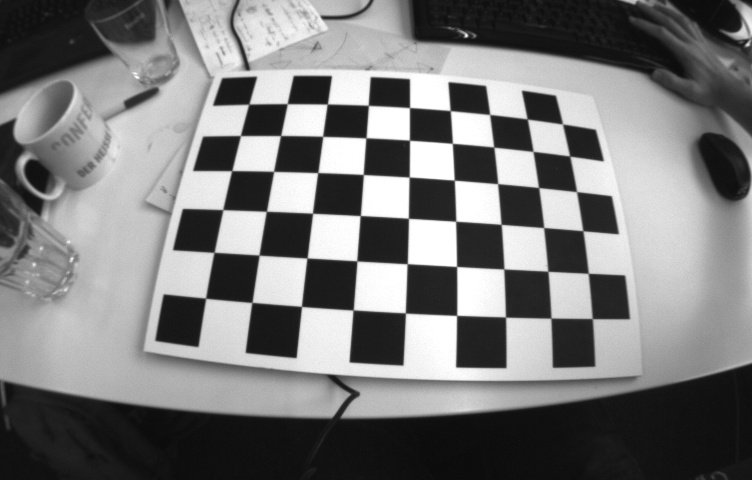
#> input picture Bai1/img_0001_dist.jpg, 752 x 480 px
$ python NEW.py
#> lines starting #> are read from the running program, lines starting #| are printed output that depends on the picture
import cv2
import numpy as np


K = np.loadtxt("./K.txt")
img2 = cv2.imread("./img_0001_dist.jpg")
#> img2 is the input picture: shape (480, 752, 3); min 11, max 255, mean 121.9
# Giả sử bạn đã có ảnh img2, ma trận K, k1, k2 và lưới tọa độ u, v của ảnh đích
h, w = img2.shape[:2]
#> h = 480; w = 752
k1 = -1.6774e-06
k2 = 2.5847e-12

# Tạo ảnh đầu ra trống (ảnh màu có 3 kênh)
img_new = np.zeros_like(img2)

# Lưới tọa độ đích u, v
u, v = np.meshgrid(np.arange(w), np.arange(h))

# Tính tọa độ méo (hoặc tính ngược lại tùy thuộc vào chiều bạn muốn làm)
r_exp2 = (u - K[0, 2]) ** 2 + (v - K[1, 2]) ** 2
distortion_factor = 1 + k1 * r_exp2 + k2 * (r_exp2 ** 2)
u_d = (u - K[0, 2]) * distortion_factor + K[0, 2]
v_d = (v - K[1, 2]) * distortion_factor + K[1, 2]

# Duyệt qua từng pixel (Đối với ảnh lớn, cách này chạy bằng vòng lặp Python sẽ hơi chậm)
# Để tối ưu vector hóa NumPy hoàn toàn mà không dùng vòng lặp cho phần nội suy:

x1 = np.floor(u_d).astype(int)
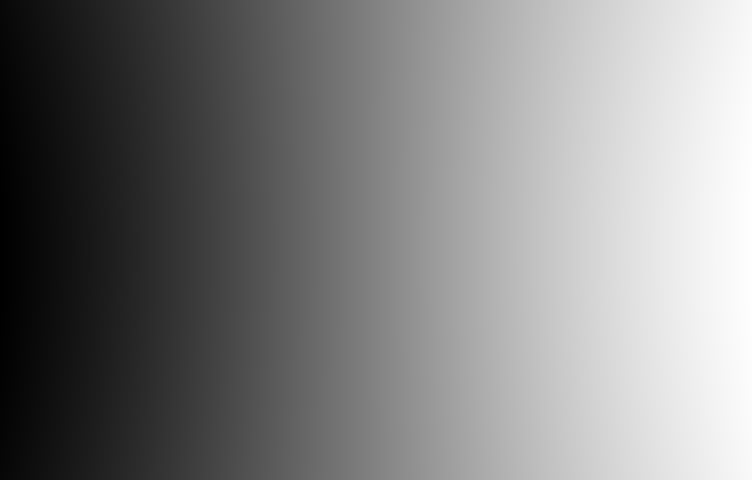
#> u_d: shape (480, 752) float64; min 60.56, max 672.1, mean 371.4; drawn with min black and max white
x2 = x1 + 1
y1 = np.floor(v_d).astype(int)
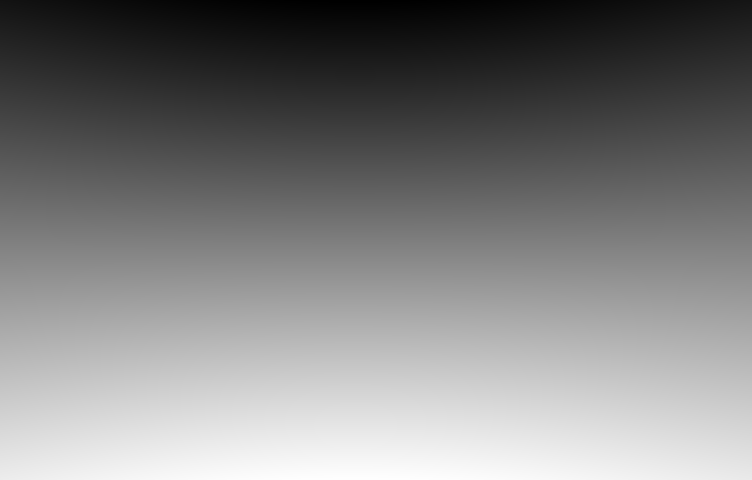
#> v_d: shape (480, 752) float64; min 23.77, max 460.6, mean 241.1; drawn with min black and max white
y2 = y1 + 1

# Lọc các điểm nằm trong giới hạn ảnh để tránh lỗi tràn mảng (IndexError)
h_img, w_img = img2.shape[:2]
#> h_img = 480; w_img = 752
valid = (x1 >= 0) & (x2 < w_img) & (y1 >= 0) & (y2 < h_img)

# Lấy các hệ số khoảng cách theo công thức ma trận trong tài liệu:
# Công thức: 1 / ((x2 - x1)*(y2 - y1)) * [x2 - x] * [Q] * [y2 - y]
# Vì x2 - x1 = 1 và y2 - y1 = 1 nên mẫu số bằng 1.

dx = x2 - u_d
dx_inv = u_d - x1
dy = y2 - v_d
dy_inv = v_d - y1

# Lấy giá trị pixel tại 4 điểm Q tương ứng:
# Q11: (y1, x1), Q12: (y2, x1), Q21: (y1, x2), Q22: (y2, x2)
# Lưu ý: img2 có dạng [y, x, channel]
for c in range(3):  # Duyệt qua 3 kênh màu BGR
  Q11 = img2[y1[valid], x1[valid], c].astype(float)
  Q12 = img2[y2[valid], x1[valid], c].astype(float)
  Q21 = img2[y1[valid], x2[valid], c].astype(float)
  Q22 = img2[y2[valid], x2[valid], c].astype(float)

  # Tính theo nhân ma trận từ công thức trong ảnh[cite: 2]:
  # [x2 - x, x - x1] * [[Q11, Q12], [Q21, Q22]] * [[y2 - y], [y - y1]]
  v_x = dx[valid]
  v_x_inv = dx_inv[valid]
  v_y = dy[valid]
  v_y_inv = dy_inv[valid]

  # Nhân từng phần theo đúng bản chất ma trận
  term1 = v_x * (Q11 * v_y + Q12 * v_y_inv)
  term2 = v_x_inv * (Q21 * v_y + Q22 * v_y_inv)

  # Gán giá trị sau khi nội suy vào ảnh mới
  img_new[v[valid], u[valid], c] = np.clip(
      np.round(term1 + term2), 0, 255
  ).astype(np.uint8)
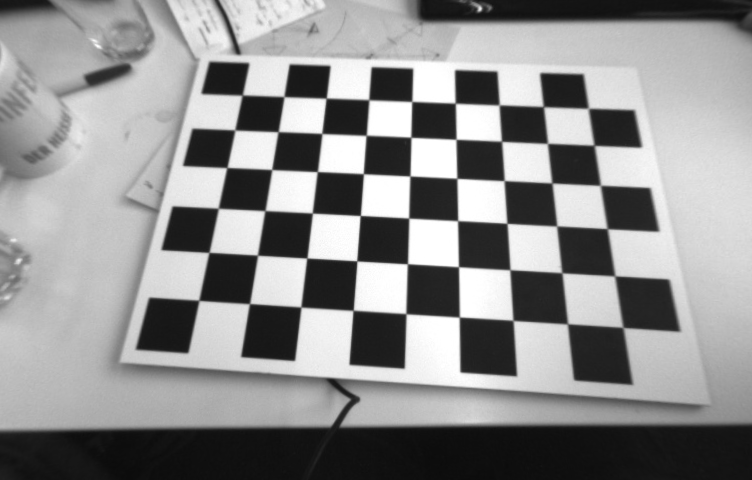
#> img_new: shape (480, 752, 3); min 11, max 255, mean 142.5

# Hiển thị ảnh kết quả tự code thủ công
cv2.imshow("Bilinear Manual Interpolation", img_new)
cv2.waitKey(0)
cv2.destroyAllWindows()

$ run again, with Bai1/img_0001.jpg copied over Bai1/img_0001_dist.jpg
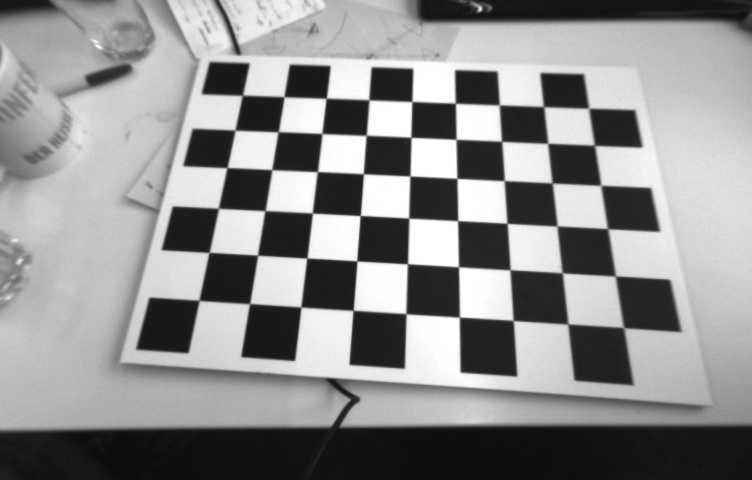
#> input picture Bai1/img_0001.jpg, 752 x 480 px
#> img2 is the input picture: shape (480, 752, 3); min 11, max 255, mean 142.5
#> after the loop `for c in range(3):`:
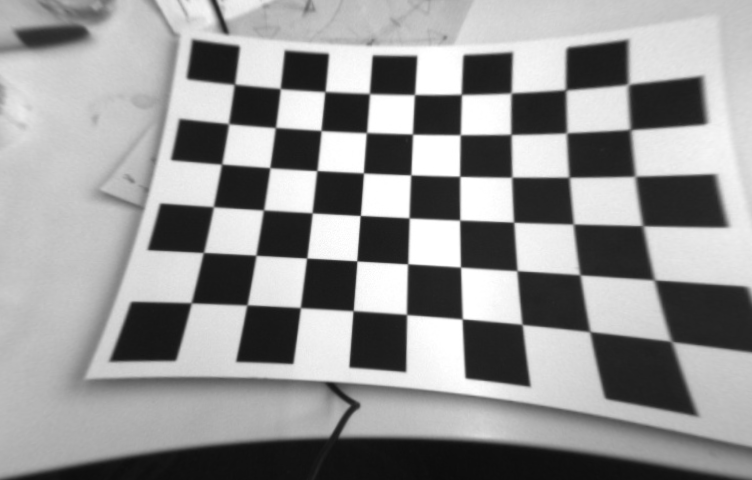
#> img_new: shape (480, 752, 3); min 12, max 255, mean 148.3
